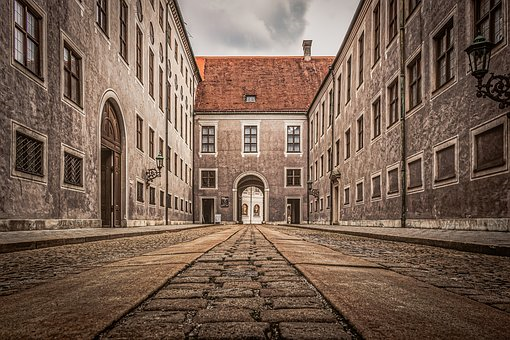
#> input picture 3학년/1학기/디지털 영상처리/11주차/house.png, 510 x 340 px
$ jupyter execute numpyfft.ipynb
#> lines starting #> are read from the running program, lines starting #| are printed output that depends on the picture
[cell 1]
# 파이썬 유틸리티 함수 정의
import matplotlib.pyplot as plt
import numpy as np
from skimage.io import imread
from skimage.color import rgb2gray, rgba2rgb

def plot_image(image, title=''):
    plt.imshow(image)
    plt.axis('off')
    plt.title(title, size=20)

[cell 2]
import numpy.fft as fp
from skimage.color import rgb2gray, rgba2rgb

img1 = imread('house.png')
#> img1 is the input picture: shape (340, 510, 4); mean R, G, B, A 120.7, 97.9, 82.9, 255
if img1.shape[-1] == 4:  # Check if the image has an alpha channel (RGBA)
    img1 = rgba2rgb(img1) # Convert RGBA to RGB
#> img1: shape (340, 510, 3) float64
img1 = rgb2gray(img1)
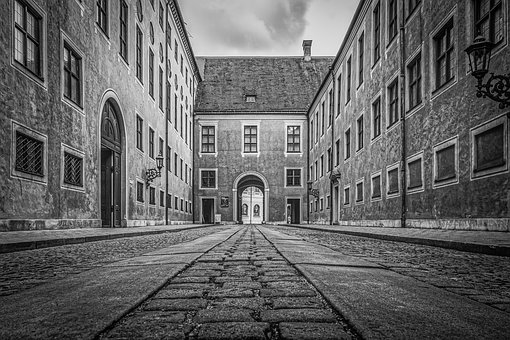
#> img1: shape (340, 510) float64; min 0.000833, max 0.99, mean 0.399

freq1 = fp.fft2(img1)
iminv1 = fp.ifft2(freq1).real

shiftfreq1 = fp.fftshift(freq1)
proj1 = 20*np.log10(0.01 + np.abs(shiftfreq1))
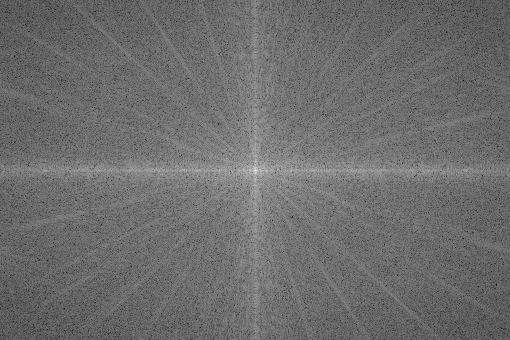
#> proj1: shape (340, 510) float64; min -23.44, max 96.79, mean 28.3; drawn with min black and max white

plt.gray()
plt.figure(figsize=(12,10))

plt.subplot(2,2,1), plot_image(img1, 'Original Image')
plt.subplot(2,2,2), plot_image(proj1, 'Fourier/Mag Spectrum')
plt.subplot(2,2,3), plot_image(np.angle(shiftfreq1),'FFT Phase')
plt.subplot(2,2,4), plot_image(np.clip(iminv1,0,255), 'Reconstructed Image')

plt.show()
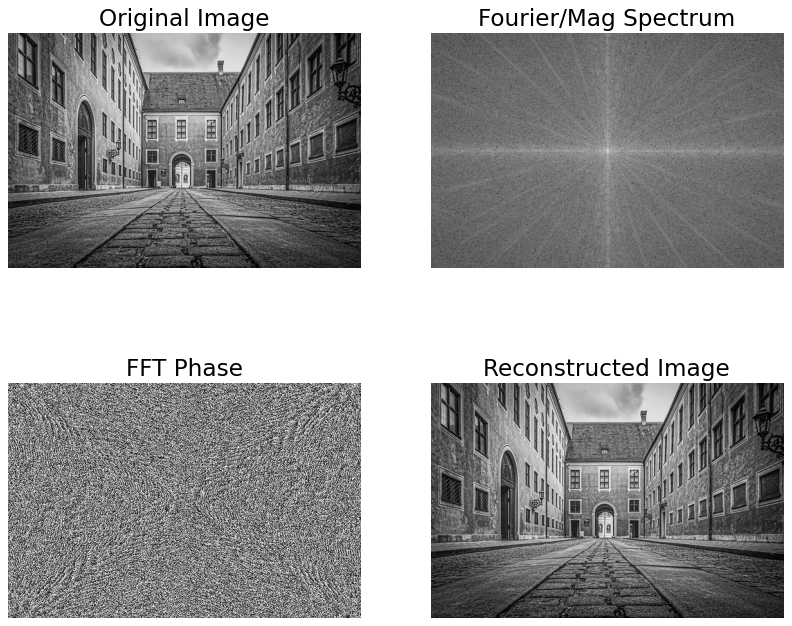
#> figure drawn by matplotlib, 4 panels

[cell 3]
import numpy.fft as fp

img2 = imread('house2.png')
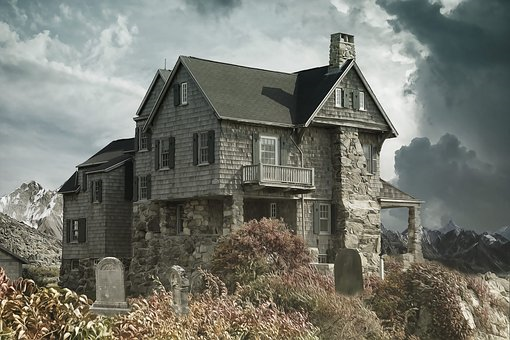
#> input picture 3학년/1학기/디지털 영상처리/11주차/house2.png, 510 x 340 px
#> img2 is the input picture: shape (340, 510, 4); mean R, G, B, A 116.8, 118.5, 109.5, 255
if img2.shape[-1] == 4:  # Check if the image has an alpha channel (RGBA)
    img2 = rgba2rgb(img2) # Convert RGBA to RGB
#> img2: shape (340, 510, 3) float64
img2 = rgb2gray(img2)
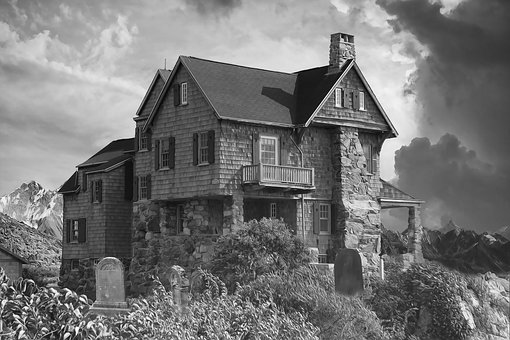
#> img2: shape (340, 510) float64; min 0, max 0.999, mean 0.461

freq2 = fp.fft2(img2)
iminv2 = fp.ifft2(freq2).real

shiftfreq2 = fp.fftshift(freq2)
proj2 = 20*np.log10(0.01 + np.abs(shiftfreq2))
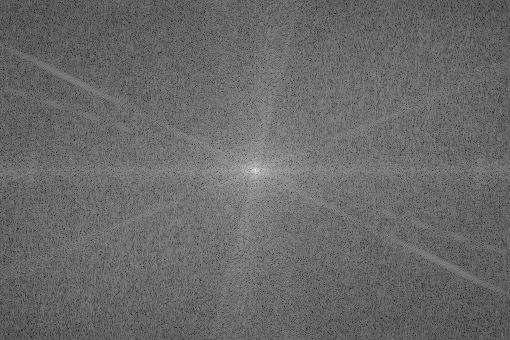
#> proj2: shape (340, 510) float64; min -22.55, max 98.05, mean 27.4; drawn with min black and max white

plt.gray()
plt.figure(figsize=(12,10))

plt.subplot(2,2,1), plot_image(img2, 'Original Image')
plt.subplot(2,2,2), plot_image(proj2, 'Fourier/Mag Spectrum')
plt.subplot(2,2,3), plot_image(np.angle(shiftfreq2),'FFT Phase')
plt.subplot(2,2,4), plot_image(np.clip(iminv2,0,255), 'Reconstructed Image')

plt.show()
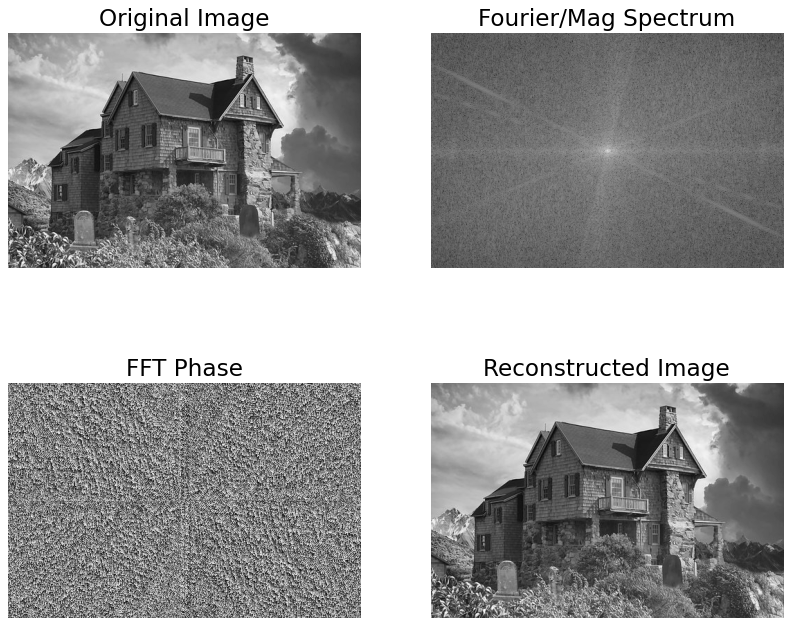
#> figure drawn by matplotlib, 4 panels

[cell 4]
plt.figure(figsize=(20,15))

im1_ = fp.ifft2(np.vectorize(complex)(freq1.real, freq2.imag)).real
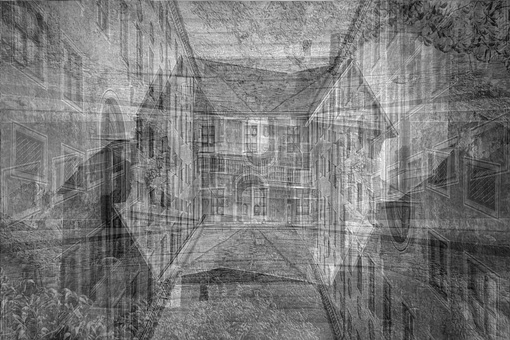
#> im1_: shape (340, 510) float64; min -0.323, max 1.19, mean 0.399; drawn with min black and max white
im2_ = fp.ifft2(np.vectorize(complex)(freq2.real, freq1.imag)).real
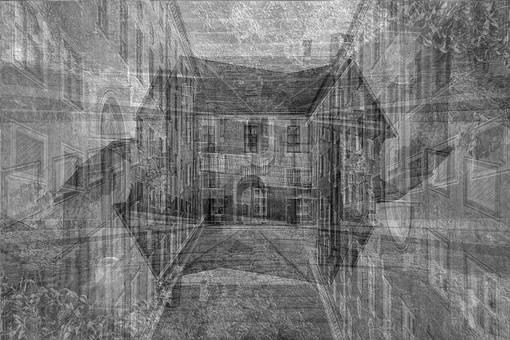
#> im2_: shape (340, 510) float64; min -0.271, max 1.28, mean 0.461; drawn with min black and max white

plt.subplot(211)
plot_image(np.clip(im1_,0,255), 'Reconstructed Image (Re(F1) + Im(F2))')

plt.subplot(212)
plot_image(np.clip(im2_,0,255), 'Reconstructed Image (Re(F2) + Im(F1))')

plt.show()
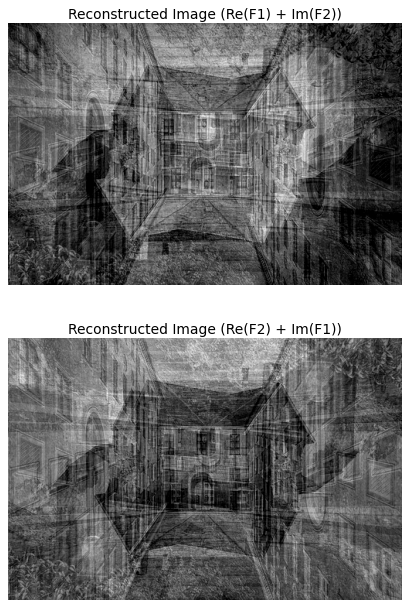
#> figure drawn by matplotlib, 2 panels
